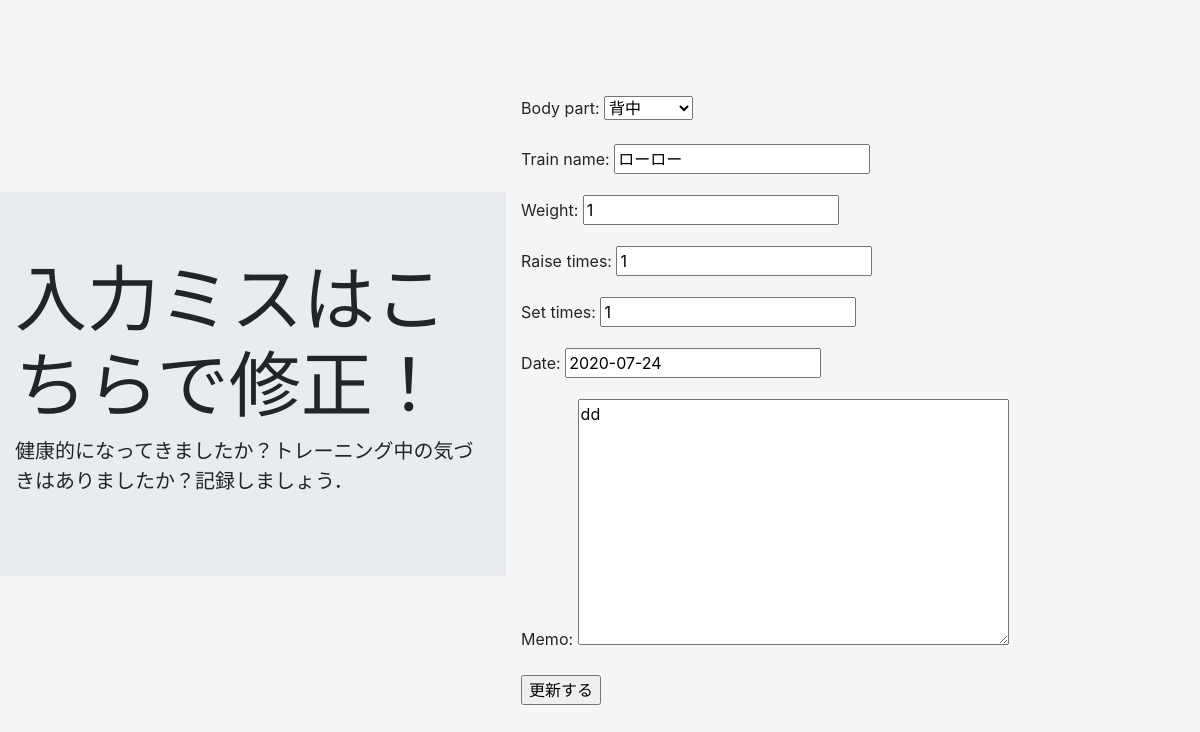
/update/24, run on the app's committed database.
### td_app1/models.py (models this page shows, shortened)
class TrainingDiaryModel(models.Model):
    body_part = models.CharField( #部位
        max_length = 100,
        choices = BODY_PART
    )
    train_name = models.CharField(max_length=100) #種目名
    weight = models.IntegerField() #重さ
    raise_times = models.IntegerField() #回数
    set_times = models.IntegerField() #セット数
    date = models.DateField() #日付
    memo = models.TextField(blank=True, null=True, default='') #メモ
    author = models.CharField(max_length=100, null=True, default='')

### td_app1/views.py (the view)
# urls.py: path('update/<int:pk>', DiaryUpdate.as_view(), name='update'),
class DiaryUpdate(UpdateView):
    template_name = 'update.html'
    model = TrainingDiaryModel
    fields = ('body_part','train_name','weight','raise_times','set_times','date','memo')
    success_url = reverse_lazy('list')

### templates/update.html
{% extends 'base.html' %}
{% block content %}
<div class="jumbotron jumbotron-fluid">
  <div class="container">
    <h1 class="display-3">入力ミスはこちらで修正！</h1>
    <p class="lead">健康的になってきましたか？トレーニング中の気づきはありましたか？記録しましょう．</p>
  </div>
</div>
<div class="container">
  <form action="" method="POST">{% csrf_token  %}
    {{ form.as_p }}
  <input type="submit" value="更新する">
  </form>
</div>
{% endblock content %}

### static/style.css (style rules this page uses)
html, body { height: 100%; }
body { display: -ms-flexbox; display: flex; -ms-flex-align: center; align-items: center; padding-top: 40px; padding-bottom: 40px; background-color: #f5f5f5; }

### data on the page
TrainingDiaryModel: body_part "背中", train_name "ローロー", weight "1", raise_times "1", set_times "1", date "2020-07-24", memo "dd"
